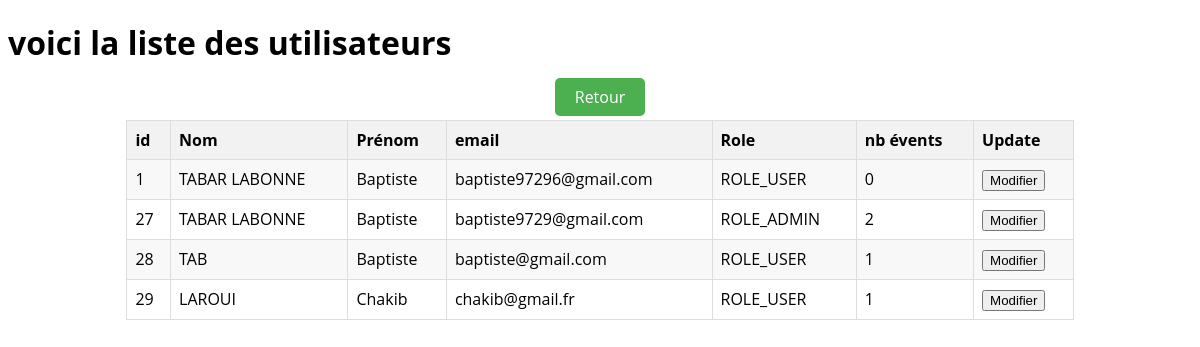
The page /listeUser.php on the database as committed earlier.
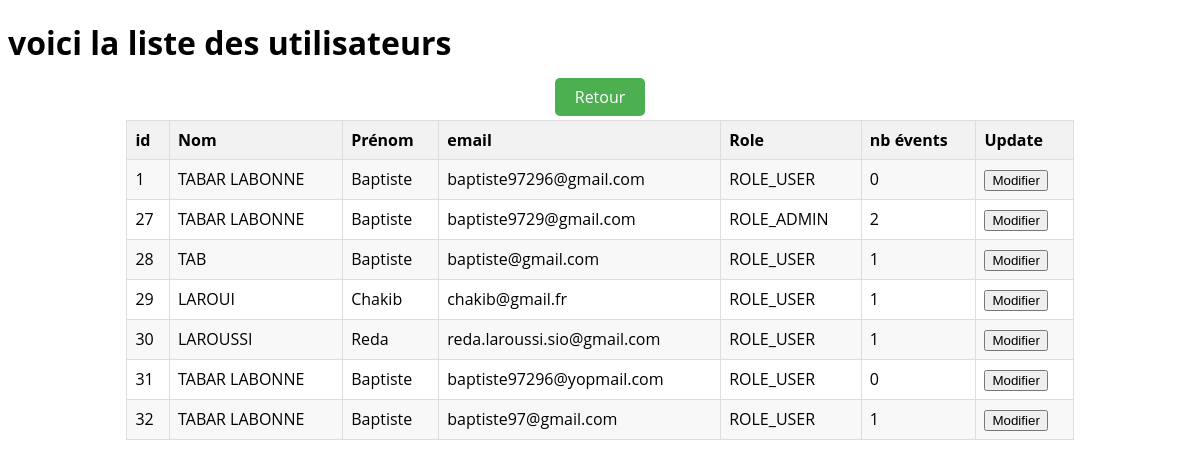
The same page on the database as committed later.
### tables this page shows
CREATE TABLE IF NOT EXISTS `users` (
  `id` int(11) NOT NULL AUTO_INCREMENT,
  `nom` varchar(255) NOT NULL,
  `prenom` varchar(255) NOT NULL,
  `password` varchar(255) NOT NULL,
  `email` varchar(255) NOT NULL,
  `role` enum('ROLE_USER','ROLE_ADMIN') NOT NULL DEFAULT 'ROLE_USER',
  `nb_events` int(11) NOT NULL DEFAULT '0',
  `newsletter` tinyint(1) DEFAULT '0',
  PRIMARY KEY (`id`)
);

### public/fonction.php (called while the page is built, shortened)
<?php
require_once 'connexion_bd.php';
function affichUsers(){
    global $pdo;
    $query = 'SELECT * FROM users';
    $prep = $pdo->prepare($query);
    $prep->execute();
    return $prep->fetchAll();
}

### public/listeUser.php (the view, shortened to what this page needs)
<!DOCTYPE html>
<html lang="fr">
<head class="tete">
    <?php
    require_once 'fonction.php';
    $users = affichUsers();
    ?>
</head>
<body>
    <div class="container">
        <table class="table table-bordered table-dark">
            <h1>
                <?php echo $_SESSION['prenom'] ?> voici la liste des utilisateurs
            </h1>
            <div style="text-align: center; margin-top: 10px;">
                <a href="index.php" class="btn btn-primary">Retour</a>
            </div>
            <tr>
                <th>id</th>
                <th>Nom</th>
                <th>Prénom</th>
                <th>email</th>
                <th>Role</th>
                <th>nb évents</th>
                <th>Update</th>
            </tr>
            <?php foreach ($users as $us): ?>
                <tr>
                    <td>
                        <?php echo $us->id ?>
                    </td>
                    <td>
                        <?php echo $us->nom ?>
                    </td>
                    <td>
                        <?php echo $us->prenom ?>
                    </td>
                    <td>
                        <?php echo $us->email ?>
                    </td>
                    <td>
                        <?php echo $us->role ?>
                    </td>
                    <td>
                        <?php echo $us->nb_events ?>
                    </td>
                    <td>
                        <a href="updateUser.php?id=<?php echo $us->id ?>"><button type="button">Modifier</button></a>
                    </td>
                </tr>
            <?php endforeach ?>
        </table>
    </div>
</body>

### public/listeUser.php (style rules this page uses)
body { font-family: 'Open Sans', sans-serif; }
table { border-collapse: collapse; width: 80%; margin: 0 auto; margin-top: 1%; }
th, td { border: 1px solid #ddd; padding: 8px; text-align: left; }
th { background-color: #f2f2f2; font-weight: bold; }
tr:nth-child(even) { background-color: #f8f8f8; }
.table { border-radius: 10px; }
.btn { padding: 8px 20px; border-radius: 5px; text-decoration: none; color: #fff; }
.btn-primary { background-color: #4CAF50; }

Rows that differ between the two databases and show on the page:
added users: id "30", nom "LAROUSSI", prenom "Reda", email "reda.laroussi.sio@gmail.com", role "ROLE_USER", nb_events "1"
added users: id "31", nom "TABAR LABONNE", prenom "Baptiste", email "baptiste97296@yopmail.com", role "ROLE_USER", nb_events "0"
added users: id "32", nom "TABAR LABONNE", prenom "Baptiste", email "baptiste97@gmail.com", role "ROLE_USER", nb_events "1"
